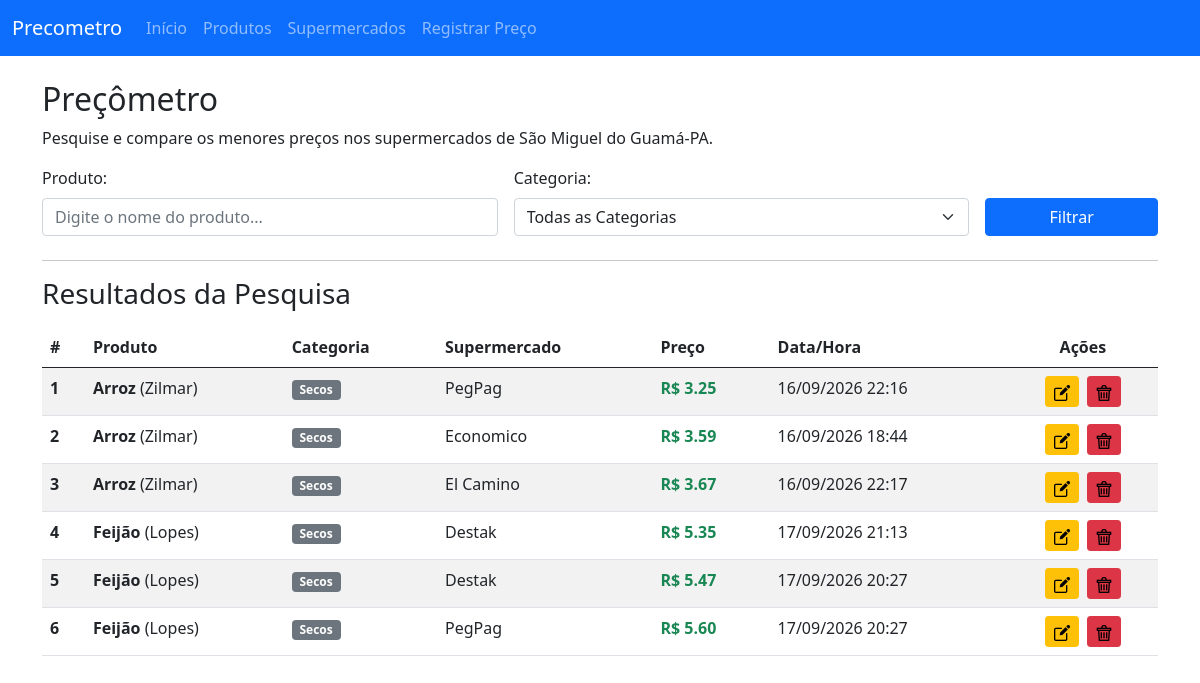
/, run on an earlier commit of the app's database.
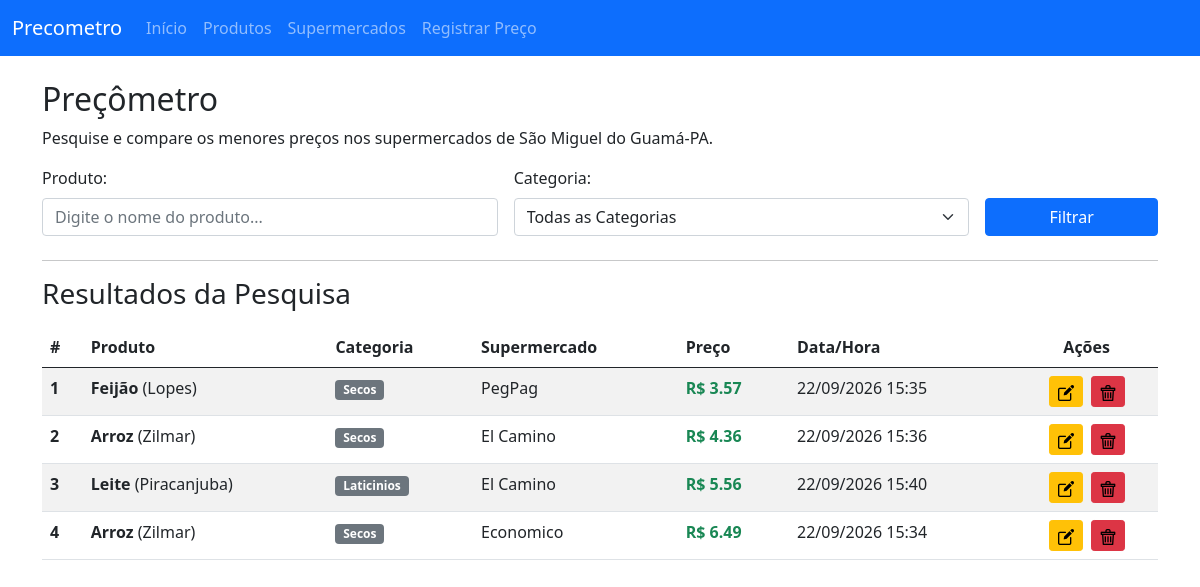
And on a later commit of the database.
### app/models.py (models this page shows, shortened)
class Preco(models.Model):
    valor = models.DecimalField(max_digits=10, decimal_places=2)
    data_alteracao = models.DateTimeField(auto_now_add=True)  # Salva data e hora automaticamente
    data_alteracao = models.DateTimeField(auto_now=True)
    supermercado = models.ForeignKey(Supermercado, on_delete=models.CASCADE)
    produto = models.ForeignKey(Produto, on_delete=models.CASCADE)

class Produto(models.Model):
    nome = models.CharField(max_length=100)
    marca = models.CharField(max_length=50, blank=True, null=True)
    categoria = models.CharField(max_length=50, blank=True, null=True)

class Supermercado(models.Model):
    nome = models.CharField(max_length=100)

### app/views.py (the view)
# urls.py: path('', home, name='home'),
def home(request):
    filtro_produto = request.GET.get('produto', '')
    filtro_categoria = request.GET.get('categoria', '')
    precos = Preco.objects.all()
    if filtro_produto:
        precos = precos.filter(produto__nome__icontains=filtro_produto)
    if filtro_categoria:
        precos = precos.filter(produto__categoria__iexact=filtro_categoria)
    precos = precos.order_by('valor')
    categorias = (
        Produto.objects.exclude(categoria__isnull=True)
        .exclude(categoria__exact='')
        .values_list('categoria', flat=True)
        .distinct()
        .order_by('categoria')
    )
    return render(request, 'home.html', {
        'precos': precos,
        'categorias': categorias,
        'filtro_produto': filtro_produto,
        'filtro_categoria': filtro_categoria,
    })

### template/home.html (shortened to what this page needs)
{% extends "menu.html" %}
{% load static %}
{% block body %}
<div class="container">
    <h2>Preçômetro</h2>
    <p>Pesquise e compare os menores preços nos supermercados de São Miguel do Guamá-PA.</p>
    <form action="{% url 'app:home' %}" method="GET" class="mb-4">
        <div class="row g-3">
            <div class="col-md-5">
                <label for="produto" class="form-label">Produto:</label>
                <input type="text" id="produto" name="produto" class="form-control" placeholder="Digite o nome do produto..." value="{{ filtro_produto }}" />
            </div>
            <div class="col-md-5">
                <label for="categoria" class="form-label">Categoria:</label>
                <select id="categoria" name="categoria" class="form-select">
                    <option value="">Todas as Categorias</option>
                </select>
            </div>
            <div class="col-md-2 align-self-end">
                <input type="submit" class="btn btn-primary w-100" value="Filtrar" />
            </div>
        </div>
    </form>
    <hr>
    <h3>Resultados da Pesquisa</h3>
    <table class="table table-striped table-hover mt-3">
        <thead>
            <tr>
                <th scope="col">#</th>
                <th scope="col">Produto</th>
                <th scope="col">Categoria</th>
                <th scope="col">Supermercado</th>
                <th scope="col">Preço</th>
                <th scope="col">Data/Hora</th>
                <th scope="col" class="text-center">Ações</th>
            </tr>
        </thead>
        <tbody>
            {% for item in precos %}
            <tr>
                <th scope="row">{{ forloop.counter }}</th>
                <td><strong>{{ item.produto.nome }}</strong> {% if item.produto.marca %}({{ item.produto.marca }}){% endif %}</td>
                <td><span class="badge bg-secondary">{{ item.produto.categoria|default:"Sem Categoria" }}</span></td>
                <td>{{ item.supermercado.nome }}</td>
                <td class="text-success fw-bold">R$ {{ item.valor }}</td>
                <td>{{ item.data_alteracao|date:"d/m/Y H:i" }}</td>
                <td class="text-center">
                    <a href="{% url 'app:preco_edit' item.id %}" class="btn btn-warning btn-sm me-1" title="Editar">
                        <img src="{% static 'img/edit.png' %}" alt="Editar" width="16" height="16">
                    </a>
                    <a href="{% url 'app:preco_delete' item.id %}" class="btn btn-danger btn-sm" title="Deletar" onclick="return confirm('Deseja realmente excluir este preço?');">
                        <img src="{% static 'img/delete.png' %}" alt="Deletar" width="16" height="16">
                    </a>
                </td>
            </tr>
            {% empty %}
            <tr>
                <td colspan="7" class="text-center text-muted">Nenhum preço encontrado.</td>
            </tr>
            {% endfor %}
        </tbody>
    </table>
</div>
{% endblock %}

What changed in the data, as far as the page shows it:
removed Preco: produto.nome "Arroz", produto.marca "Zilmar", produto.categoria "Secos", supermercado.nome "PegPag", valor "3.25", data_alteracao "16/09/2026 22:16"
removed Preco: produto.nome "Arroz", produto.marca "Zilmar", produto.categoria "Secos", supermercado.nome "Economico", valor "3.59", data_alteracao "16/09/2026 18:44"
removed Preco: produto.nome "Arroz", produto.marca "Zilmar", produto.categoria "Secos", supermercado.nome "El Camino", valor "3.67", data_alteracao "16/09/2026 22:17"
removed Preco: produto.nome "Feijão", produto.marca "Lopes", produto.categoria "Secos", supermercado.nome "Destak", valor "5.35", data_alteracao "17/09/2026 21:13"
removed Preco: produto.nome "Feijão", produto.marca "Lopes", produto.categoria "Secos", supermercado.nome "Destak", valor "5.47", data_alteracao "17/09/2026 20:27"
removed Preco: produto.nome "Feijão", produto.marca "Lopes", produto.categoria "Secos", supermercado.nome "PegPag", valor "5.60", data_alteracao "17/09/2026 20:27"
added Preco: produto.nome "Feijão", produto.marca "Lopes", produto.categoria "Secos", supermercado.nome "PegPag", valor "3.57", data_alteracao "22/09/2026 15:35"
added Preco: produto.nome "Arroz", produto.marca "Zilmar", produto.categoria "Secos", supermercado.nome "El Camino", valor "4.36", data_alteracao "22/09/2026 15:36"
added Preco: produto.nome "Leite", produto.marca "Piracanjuba", produto.categoria "Laticinios", supermercado.nome "El Camino", valor "5.56", data_alteracao "22/09/2026 15:40"
added Preco: produto.nome "Arroz", produto.marca "Zilmar", produto.categoria "Secos", supermercado.nome "Economico", valor "6.49", data_alteracao "22/09/2026 15:34"
